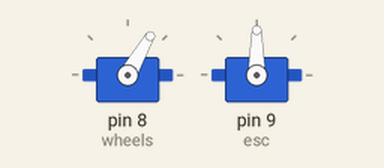
Simulated run of this sketch. Board: Arduino Uno, built with avr-gcc and run on an emulated ATmega328P. On the bench: 2 × servo.

Above: at 0.05 s.
At 1.95 s:
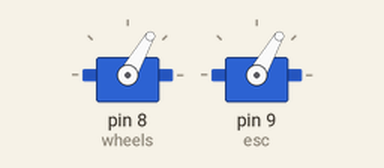
At 3.85 s:
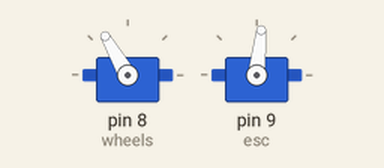
At 7.65 s:
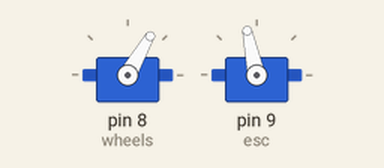
Timing chart, 0 to 10.7 s (numbered marks = the images above):
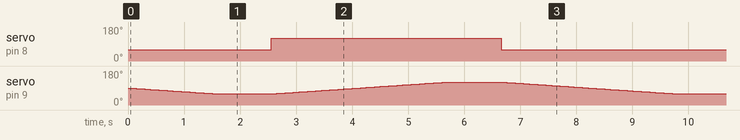

Measured:
- by itself, servo on pin 8 (wheels): alternates 120° for 4.1 s and 60° for 4.1 s

The sketch:

crawler_test.ino
```cpp
#include <Servo.h>
int startupDelay = 1000; // time to pause at each calibration step
Servo wheels; // servo for turning the wheels
Servo esc; // not actually a servo, but controlled like one!
int pos = 90;

void setup() {
  wheels.attach(8); // initialize wheel servo to Digital IO Pin #8
  esc.attach(9); // initialize ESC to Digital IO Pin #9
  wheels.write(90);
}

void loop() {
    smooth_left_turn();
    delay(startupDelay);
    smooth_right_turn();
    delay(startupDelay);
}

void smooth_left_turn(){
  wheels.write(60);
  for(;pos>=60;pos-=1){
    esc.write(pos);
    delay(50);
  }
}

void smooth_right_turn(){
  wheels.write(120);
  for(;pos<=120;pos+=1){
    esc.write(pos);
    delay(50);
  }
}
```
